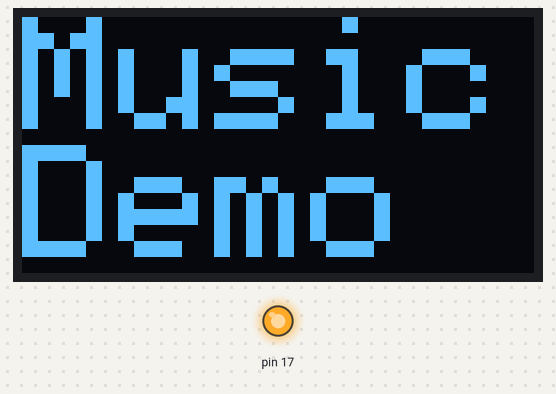
The sketch below on a simulated Arduboy, built with avr-gcc and run on an emulated ATmega32U4. Shown: 128×64 one-colour display, output pins drawn as LEDs (lit = HIGH).

Above: at 0.1 s.

The sketch:

tunes.ino
```cpp
#include <SPI.h>
#include "Arduboy.h"

// Polyphonic music data to be played with Arduboy's audio.cpp::playScore lib
const byte PROGMEM score [] = {
  3,0,
     0x90, 48, 1,0, 0x80, 0,32,
     0x90, 48, 0,128, 0x80, 0,32,
     0x90, 50, 1,128, 0x80, 0,32,
     0x90, 48, 1,128, 0x80, 0,32,
     0x90, 53, 1,128, 0x80, 0,32,
     0x90, 52, 3,0, 0x80, 0,32,
  1,128,
     0x90, 48, 1,0, 0x80, 0,32,
     0x90, 48, 0,128, 0x80, 0,32,
     0x90, 50, 1,128, 0x80, 0,32,
     0x90, 48, 1,128, 0x80, 0,32,
     0x90, 55, 1,128, 0x80, 0,32,
     0x90, 53, 3,0, 0x80, 0,32,
  1,128,
  0xf0
};

Arduboy arduboy;


// Display a splash screen
void setup() {
  SPI.begin();
  arduboy.start();
  arduboy.setTextSize(4);
  arduboy.setCursor(0,0);
  arduboy.print("Music\nDemo");
  arduboy.display();
}

void loop () {
  // pause render until it's time for the next frame
  if (!(arduboy.nextFrame()))
    return;

  // play the tune if we aren't already
  if (!arduboy.tunes.playing())
    arduboy.tunes.playScore(score);

}
```
